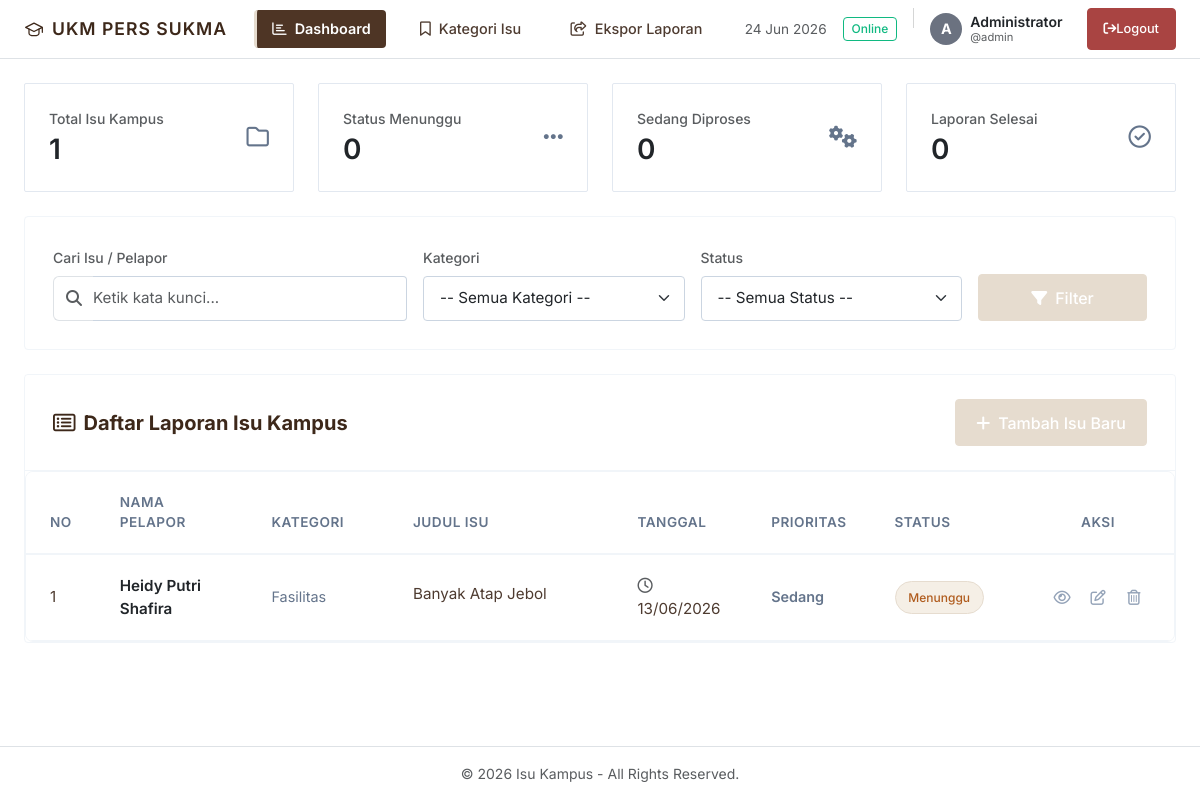
Page /index.php (signed in) on the committed database.
### tables this page shows
CREATE TABLE `isu` (
  `id_isu` int(11) NOT NULL AUTO_INCREMENT,
  `id_mahasiswa` int(11) DEFAULT NULL,
  `id_kategori` int(11) NOT NULL,
  `judul_isu` varchar(200) NOT NULL,
  `deskripsi` text NOT NULL,
  `tanggal_lapor` date NOT NULL,
  `nama_pelapor` varchar(100) DEFAULT NULL,
  `status_isu` varchar(20) DEFAULT NULL,
  `prioritas` varchar(20) DEFAULT NULL,
  `foto` varchar(255) DEFAULT NULL,
  `tanggal` timestamp NOT NULL DEFAULT current_timestamp(),
  PRIMARY KEY (`id_isu`),
  KEY `id_mahasiswa` (`id_mahasiswa`),
  KEY `id_kategori` (`id_kategori`),
  CONSTRAINT `isu_ibfk_1` FOREIGN KEY (`id_mahasiswa`) REFERENCES `mahasiswa` (`id_mahasiswa`),
  CONSTRAINT `isu_ibfk_2` FOREIGN KEY (`id_kategori`) REFERENCES `kategori_isu` (`id_kategori`)
);

CREATE TABLE `kategori_isu` (
  `id_kategori` int(11) NOT NULL AUTO_INCREMENT,
  `nama_kategori` varchar(100) NOT NULL,
  PRIMARY KEY (`id_kategori`)
);

### index.php (the view, shortened to what this page needs)
<?php
include 'koneksi.php';
$totalIsu = mysqli_fetch_assoc(
    mysqli_query($koneksi, "SELECT COUNT(*) AS total FROM isu")
)['total'];
$totalMenunggu = mysqli_fetch_assoc(
    mysqli_query($koneksi, "SELECT COUNT(*) AS total FROM isu WHERE status_isu='Menunggu'")
)['total'];
$totalDiproses = mysqli_fetch_assoc(
    mysqli_query($koneksi, "SELECT COUNT(*) AS total FROM isu WHERE status_isu='Diproses'")
)['total'];
$totalSelesai = mysqli_fetch_assoc(
    mysqli_query($koneksi, "SELECT COUNT(*) AS total FROM isu WHERE status_isu='Selesai'")
)['total'];
$keyword = isset($_GET['keyword']) ? mysqli_real_escape_string($koneksi, $_GET['keyword']) : '';
$filterStatus = isset($_GET['status_isu']) ? mysqli_real_escape_string($koneksi, $_GET['status_isu']) : '';
$queryStr = "SELECT * FROM isu JOIN kategori_isu ON isu.id_kategori = kategori_isu.id_kategori";
$queryStr .= " ORDER BY isu.id_isu DESC";
$query = mysqli_query($koneksi, $queryStr);
include 'includes/header.php';
include 'includes/sidebar.php';
?>
<div class="row g-4 mb-4">
    <div class="col-12 col-sm-6 col-xl-3">
        <div class="stat-card stat-card-total p-4 d-flex align-items-center justify-content-between h-100">
            <div>
                <p class="text-muted mb-1 fw-medium small">Total Isu Kampus</p>
                <h3 class="m-0 fw-semibold text-dark"><?= $totalIsu; ?></h3>
            </div>
            <div class="stat-icon stat-icon-total">
                <i class="fa-regular fa-folder"></i>
            </div>
        </div>
    </div>
    <div class="col-12 col-sm-6 col-xl-3">
        <div class="stat-card stat-card-menunggu p-4 d-flex align-items-center justify-content-between h-100">
            <div>
                <p class="text-muted mb-1 fw-medium small">Status Menunggu</p>
                <h3 class="m-0 fw-semibold text-dark"><?= $totalMenunggu; ?></h3>
            </div>
            <div class="stat-icon stat-icon-menunggu">
                <i class="fa-solid fa-ellipsis"></i>
            </div>
        </div>
    </div>
    <div class="col-12 col-sm-6 col-xl-3">
        <div class="stat-card stat-card-proses p-4 d-flex align-items-center justify-content-between h-100">
            <div>
                <p class="text-muted mb-1 fw-medium small">Sedang Diproses</p>
                <h3 class="m-0 fw-semibold text-dark"><?= $totalDiproses; ?></h3>
            </div>
            <div class="stat-icon stat-icon-proses">
                <i class="fa-solid fa-gears"></i>
            </div>
        </div>
    </div>
    <div class="col-12 col-sm-6 col-xl-3">
        <div class="stat-card stat-card-selesai p-4 d-flex align-items-center justify-content-between h-100">
            <div>
                <p class="text-muted mb-1 fw-medium small">Laporan Selesai</p>
                <h3 class="m-0 fw-semibold text-dark"><?= $totalSelesai; ?></h3>
            </div>
            <div class="stat-icon stat-icon-selesai">
                <i class="fa-regular fa-circle-check"></i>
            </div>
        </div>
    </div>
</div>
<div class="card-custom mb-4">
    <div class="card-body-custom">
        <form method="GET" class="row g-3 align-items-end">
            <div class="col-12 col-md-4">
                <label class="form-label fw-medium text-muted small">Cari Isu / Pelapor</label>
                <div class="input-group">
                    <span class="input-group-text bg-white text-muted border-end-0">
                        <i class="fa-solid fa-magnifying-glass"></i>
                    </span>
                    <input type="text" name="keyword" class="form-control border-start-0 ps-0" placeholder="Ketik kata kunci..." value="<?= htmlspecialchars($keyword); ?>">
                </div>
            </div>
            <div class="col-12 col-sm-6 col-md-3">
                <label class="form-label fw-medium text-muted small">Kategori</label>
                <select name="id_kategori" class="form-select">
                    <option value="">-- Semua Kategori --</option>
                </select>
            </div>
            <div class="col-12 col-sm-6 col-md-3">
                <label class="form-label fw-medium text-muted small">Status</label>
                <select name="status_isu" class="form-select">
                    <option value="Semua" <?= $filterStatus == 'Semua' ? 'selected' : ''; ?>>-- Semua Status --</option>
                </select>
            </div>
            <div class="col-12 col-md-2 d-flex gap-2">
                <button type="submit" class="btn btn-primary-custom flex-grow-1">
                    <i class="fa-solid fa-filter me-2"></i>Filter
                </button>
            </div>
        </form>
    </div>
</div>
<div class="card-custom">
    <div class="card-header-custom d-flex justify-content-between align-items-center">
        <h5 class="m-0"><i class="fa-regular fa-rectangle-list me-2 text-primary"></i>Daftar Laporan Isu Kampus</h5>
        <a href="tambah.php" class="btn btn-primary-custom">
            <i class="fa-solid fa-plus me-2"></i>Tambah Isu Baru
        </a>
    </div>
    <div class="card-body-custom p-0">
        <div class="table-responsive table-responsive-custom">
            <table class="table table-custom table-hover">
                <thead>
                    <tr>
                        <th style="width: 5%;">No</th>
                        <th style="width: 18%;">Nama Pelapor</th>
                        <th style="width: 15%;">Kategori</th>
                        <th style="width: 25%;">Judul Isu</th>
                        <th style="width: 12%;">Tanggal</th>
                        <th style="width: 10%;">Prioritas</th>
                        <th style="width: 15%;">Status</th>
                        <th style="width: 15%;" class="text-center">Aksi</th>
                    </tr>
                </thead>
                <tbody>
                    <?php
                    $no = 1;
                    if (mysqli_num_rows($query) > 0) {
                        while ($data = mysqli_fetch_assoc($query)) {
                            $statusText = $data['status_isu'] ?? 'Menunggu';
                            $statusClass = 'badge-status-menunggu';
                            $priorityText = $data['prioritas'] ?? 'Sedang';
                    ?>
                            <tr class="fade-in-up">
                                <td><?= $no++; ?></td>
                                <td class="fw-semibold text-dark"><?= htmlspecialchars($data['nama_pelapor'] ?: 'Anonim'); ?></td>
                                <td>
                                    <span class="text-plain-gray">
                                        <?= htmlspecialchars($data['nama_kategori']); ?>
                                    </span>
                                </td>
                                <td>
                                    <span class="d-inline-block text-truncate" style="max-width: 250px;" title="<?= htmlspecialchars($data['judul_isu']); ?>">
                                        <?= htmlspecialchars($data['judul_isu']); ?>
                                    </span>
                                </td>
                                <td>
                                    <i class="far fa-clock me-1 text-muted"></i>
                                    <?= date('d/m/Y', strtotime($data['tanggal_lapor'])); ?>
                                </td>
                                <td>
                                    <span class="text-plain-priority-sedang">
                                        <?= $priorityText; ?>
                                    </span>
                                </td>
                                <td>
                                    <span class="badge-custom <?= $statusClass; ?> extra-small">
                                        <?= $statusText; ?>
                                    </span>
                                </td>
                                <td class="text-center">
                                    <div class="d-flex justify-content-center gap-1">
                                        <a href="detail.php?id=<?= $data['id_isu']; ?>" class="action-icon-btn action-icon-view" title="Detail">
                                            <i class="fa-regular fa-eye"></i>
                                        </a>
                                        <?php if (isset($_SESSION['login'])) : ?>
                                            <a href="edit.php?id=<?= $data['id_isu']; ?>" class="action-icon-btn action-icon-edit" title="Edit">
                                                <i class="fa-regular fa-pen-to-square"></i>
                                            </a>
                                            <a href="hapus.php?id=<?= $data['id_isu']; ?>" class="action-icon-btn action-icon-delete" onclick="return confirm('Yakin ingin menghapus laporan ini?')" title="Hapus">
                                                <i class="fa-regular fa-trash-can"></i>
                                            </a>
                                        <?php endif; ?>
                                    </div>
                                </td>
                            </tr>
                        <?php
                        }
                    } ?>
                </tbody>
            </table>
        </div>
    </div>
</div>
<?php
include 'includes/footer.php';
?>

### assets/style.css (style rules this page uses)
:root { --primary-navy: #3d281a; --navy-sidebar: #3d281a; --navy-darker: #291a11; --royal-blue: #e6dccf; --royal-blue-hover: #d2c5b4; --ice-blue: #ffffff; --card-border-radius: 4px; --btn-border-radius: 4px; --soft-shadow: none; --card-shadow: none; --status-menunggu-bg: #f5efe6; --status-menunggu-text: #b05c1e; --status-menunggu-border: #e6dccf; --status-proses-bg: #ece7e1; --status-proses-text: #6d4c41; --status-proses-border: #cbd5e1; --status-selesai-bg: #e6f4ea; --status-selesai-text: #2e5a3c; --status-selesai-border: #a7f3d0; }
body { font-family: 'Inter', -apple-system, BlinkMacSystemFont, "Segoe UI", Roboto, sans-serif; background-color: var(--ice-blue); color: #4e3b30; min-height: 100vh; overflow-x: hidden; }
.stat-card { background-color: #ffffff; border: 1px solid #e2e8f0; border-radius: 2px; box-shadow: none; transition: none; overflow: hidden; position: relative; }
.stat-card::before { display: none; }
.stat-card-total::before { background-color: var(--royal-blue); }
.stat-card-menunggu::before { background-color: var(--status-menunggu-text); }
.stat-card-proses::before { background-color: var(--status-proses-text); }
.stat-card-selesai::before { background-color: var(--status-selesai-text); }
.stat-icon { font-size: 1.4rem; line-height: 1; color: #64748b !important; }
.stat-icon-total { color: #64748b !important; background-color: transparent; padding: 0; border-radius: 0; }
.stat-icon-menunggu { color: #64748b !important; background-color: transparent; padding: 0; border-radius: 0; }
.stat-icon-proses { color: #64748b !important; background-color: transparent; padding: 0; border-radius: 0; }
.stat-icon-selesai { color: #64748b !important; background-color: transparent; padding: 0; border-radius: 0; }
.card-custom { background-color: #ffffff; border: 1px solid #f1f5f9; border-radius: var(--card-border-radius); box-shadow: var(--soft-shadow); margin-bottom: 2rem; transition: box-shadow 0.2s ease; }
.card-header-custom { background-color: #ffffff; border-bottom: 1px solid #f1f5f9; padding: 1.5rem 1.75rem; border-top-left-radius: var(--card-border-radius) !important; border-top-right-radius: var(--card-border-radius) !important; }
.card-header-custom h5 { color: var(--primary-navy); font-weight: 700; margin: 0; }
.card-body-custom { padding: 1.75rem; }
.form-control, .form-select { border-radius: var(--btn-border-radius); border: 1px solid #cbd5e1; padding: 0.65rem 1rem; font-size: 0.95rem; transition: all 0.2s ease-in-out; }
.btn-primary-custom { background-color: var(--royal-blue); border-color: var(--royal-blue); color: #ffffff; border-radius: var(--btn-border-radius); padding: 0.65rem 1.25rem; font-weight: 500; transition: all 0.2s ease; }
.table-responsive-custom { border-radius: 8px; overflow: hidden; border: 1px solid #f1f5f9; }
.table-custom { width: 100%; margin-bottom: 0; vertical-align: middle; }
.table-custom th { background-color: #ffffff; color: #64748b; font-weight: 600; font-size: 0.85rem; text-transform: uppercase; letter-spacing: 0.5px; padding: 1.25rem 1.5rem; border-bottom: 2px solid #f1f5f9; }
.table-custom td { padding: 1.25rem 1.5rem; border-bottom: 1px solid #f1f5f9; font-size: 0.95rem; color: #4e3b30; }
.table-custom tbody tr { transition: background-color 0.2s ease; }
.badge-custom { padding: 0.4rem 0.8rem; font-weight: 500; font-size: 0.8rem; border-radius: 30px; display: inline-flex; align-items: center; justify-content: center; border: 1px solid transparent; }
.badge-status-menunggu { background-color: var(--status-menunggu-bg); color: var(--status-menunggu-text); border-color: var(--status-menunggu-border); }
.extra-small { font-size: 0.75rem; }
.text-primary { color: #3d281a !important; }
.text-plain-gray { color: #64748b; font-size: 0.9rem; }
.text-plain-priority-sedang { color: #64748b; font-weight: 600; font-size: 0.9rem; }
.action-icon-btn { background: transparent; border: none; color: #94a3b8; padding: 6px; border-radius: 50%; transition: all 0.2s ease; display: inline-flex; align-items: center; justify-content: center; text-decoration: none; width: 32px; height: 32px; }

### rows in the picture
isu: nama_pelapor "Heidy Putri Shafira", id_kategori.nama_kategori "Fasilitas", judul_isu "Banyak Atap Jebol", tanggal_lapor "13/06/2026", prioritas "Sedang", status_isu "Menunggu"

### other values in the picture
$totalIsu "1"
$totalMenunggu "0"
$totalDiproses "0"
$totalSelesai "0"
